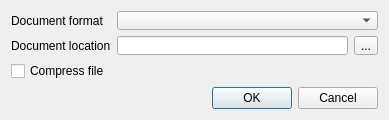
<?xml version="1.0" encoding="UTF-8"?>
<ui version="4.0">
 <class>AddNewDocumentDialog</class>
 <widget class="QDialog" name="AddNewDocumentDialog">
  <property name="geometry">
   <rect>
    <x>0</x>
    <y>0</y>
    <width>389</width>
    <height>120</height>
   </rect>
  </property>
  <property name="minimumSize">
   <size>
    <width>389</width>
    <height>120</height>
   </size>
  </property>
  <property name="windowTitle">
   <string>Add New Document</string>
  </property>
  <property name="modal">
   <bool>false</bool>
  </property>
  <layout class="QVBoxLayout" name="verticalLayout">
   <item>
    <layout class="QGridLayout" name="gridLayout_3">
     <item row="0" column="0">
      <layout class="QGridLayout" name="gridLayout">
       <item row="0" column="0">
        <widget class="QLabel" name="documentTypeLabel">
         <property name="text">
          <string>Document format</string>
         </property>
        </widget>
       </item>
       <item row="1" column="0">
        <widget class="QLabel" name="documentLocationLabel">
         <property name="text">
          <string>Document location</string>
         </property>
        </widget>
       </item>
       <item row="1" column="1">
        <widget class="QLineEdit" name="documentURLEdit"/>
       </item>
       <item row="1" column="2">
        <widget class="QToolButton" name="documentURLButton">
         <property name="text">
          <string>...</string>
         </property>
        </widget>
       </item>
       <item row="0" column="1" colspan="2">
        <widget class="QComboBox" name="documentTypeCombo"/>
       </item>
      </layout>
     </item>
     <item row="1" column="0">
      <widget class="QCheckBox" name="gzipCheckBox">
       <property name="layoutDirection">
        <enum>Qt::LeftToRight</enum>
       </property>
       <property name="text">
        <string>Compress file</string>
       </property>
      </widget>
     </item>
    </layout>
   </item>
   <item>
    <widget class="QDialogButtonBox" name="buttonBox">
     <property name="standardButtons">
      <set>QDialogButtonBox::Cancel|QDialogButtonBox::Ok</set>
     </property>
    </widget>
   </item>
  </layout>
 </widget>
 <resources>
  <include location="../../../U2Gui.qrc"/>
 </resources>
 <connections>
  <connection>
   <sender>buttonBox</sender>
   <signal>rejected()</signal>
   <receiver>AddNewDocumentDialog</receiver>
   <slot>reject()</slot>
   <hints>
    <hint type="sourcelabel">
     <x>306</x>
     <y>272</y>
    </hint>
    <hint type="destinationlabel">
     <x>306</x>
     <y>146</y>
    </hint>
   </hints>
  </connection>
 </connections>
</ui>
